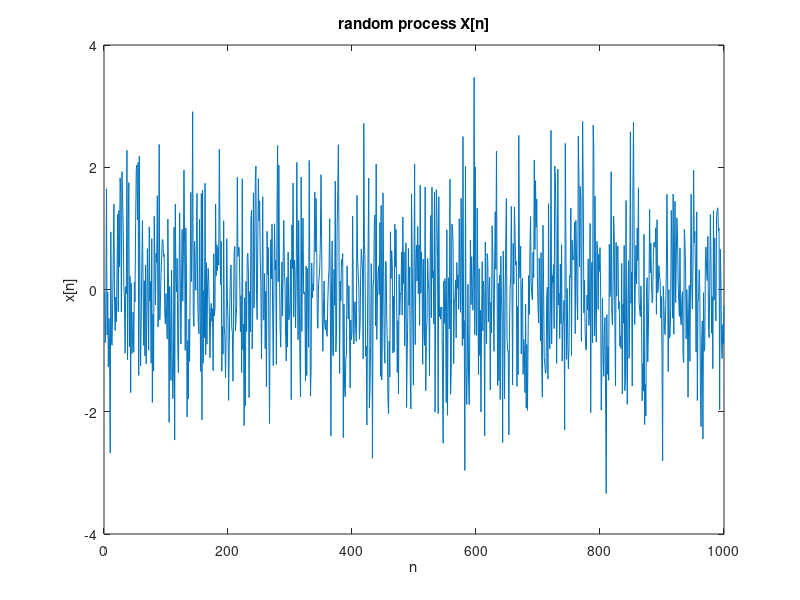
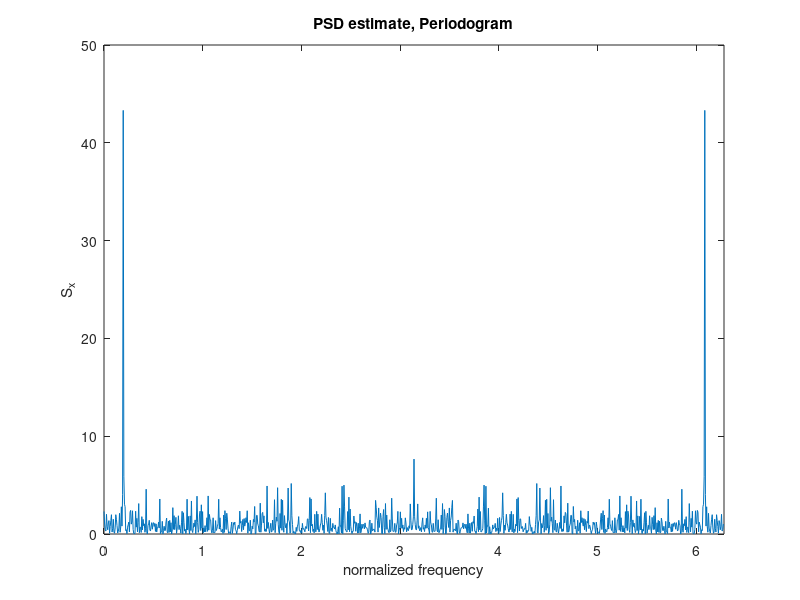
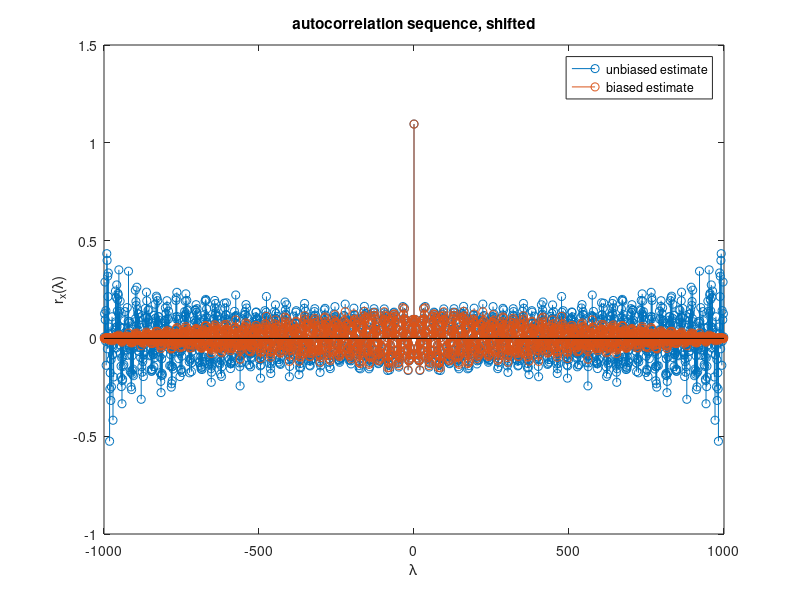
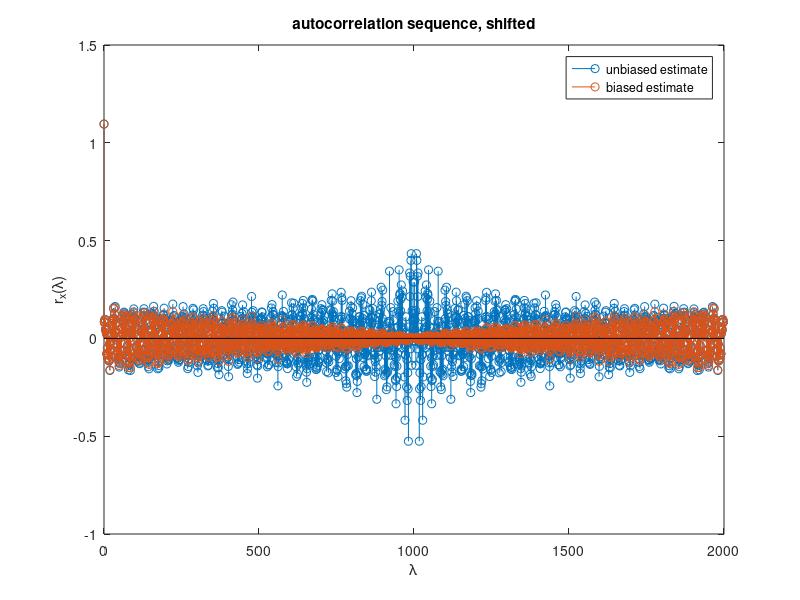

Recreate these plots in MATLAB, in order.
% estimating power spectral density using non-parametric methods
% Tanja Karp
clear; close all;

%% Initialize Variables
N=1000;             % length of sequence

%% Pick one of the following sequences
% real valued noise sequences
x11=randn(N,1);             % Gaussian, zero mean, variance of 1
x12=(-1).^randi([0,1],N);   % -1, 1 each of probability 0.5
x13=4*rand(N,1)-2;          % uniformly distributed [-2 2)

%real valued sinusoidal sequences
A=rand(1); w0=2*pi*rand(1); phi=2*pi*rand(1);
x21=A*cos(w0*(0:N-1)+phi).'; % cosine of random amplitude, frequency and phase shift
x22=cos(pi/16*(0:N-1)+phi).'; % cosine of random phase shift w0=pi/16
x23=cos(1.1*pi/16*(0:N-1)+phi).'; % cosine of random phase shift w0=2*pi/16

%complex valued sinusoidal sequences
x31=exp(1i*pi/16*(0:N-1)+1i*phi).'; %complex exponential of frequency w0=pi/16
x32=exp(1i*1.3*pi/16*(0:N-1)+1i*phi).'; %complex exponential of frequency w0=1.3*pi/16

x=x11+x22/2;    %choose which of the above random sequences you want to use

%graph sequence in time domain
figure
plot(x)
xlabel('n')
ylabel('x[n]')
title('random process X[n]')

%% Periodogram method

% calculate N points in frequency domain
SpN=(1/N)*abs(fft(x)).^2;
w=((0:N-1)/N*2*pi);  % frequency range for periodogram(row vector)

figure
plot(w,SpN)
xlim([0,2*pi])
xlabel('normalized frequency')
ylabel('S_x')
title('PSD estimate, Periodogram')

%% Correlogram method: Calculate autocorrelation function and then FFT of it

rx_biased=xcorr(x,x,[],'biased');
rx_unbiased=xcorr(x,x,[],'unbiased');

figure
stem(-(N-1):(N-1),rx_unbiased)
hold on
stem(-(N-1):(N-1),rx_biased)
hold off
xlabel('\lambda')
ylabel('r_x(\lambda)')
title('autocorrelation sequence, shifted')
legend('unbiased estimate','biased estimate')

% create autocorrelation vector of length 2*N-1 with lambda=0 in first value
rx_biased=ifftshift(rx_biased);
rx_unbiased=ifftshift(rx_unbiased);

figure
stem(0:2*(N-1),rx_unbiased)
hold on
stem(0:2*(N-1),rx_biased)
hold off
xlabel('\lambda')
ylabel('r_x(\lambda)')
title('autocorrelation sequence, shifted')
legend('unbiased estimate','biased estimate')


%calculate PSD
Sx_unbiased=fft(rx_unbiased);
Sx_biased=fft(rx_biased);


w=((0:length(Sx_unbiased)-1)/length(Sx_unbiased)*2*pi);  % frequency range

figure
plot(w,Sx_unbiased)
hold on
plot(w,Sx_biased)
hold off
xlim([0,2*pi])
grid
xlabel('normalized frequency')
ylabel('S_x')
title('PSD estimate, Correlogram')
legend('unbiased','biased')

%% Blackman-Tukey Method: calculate autocorrelation up to index lambda_max, 
% apply window of size 2*lambda_max+1, then zero-pad and FFT

lambda_max=10;
Nfft=1024;
my_window=bartlett(2*lambda_max+1);
my_window=rectwin(2*lambda_max+1);

rx_biased=xcorr(x,x,lambda_max,'biased');

figure
stem(-lambda_max:lambda_max,rx_biased)

xlabel('\lambda')
ylabel('r_x(\lambda)')
title('autocorrelation sequence')
legend('unbiased estimate up to lag \lambda_{max}')

% apply window to autocorrelation function
rx_win=my_window.*rx_biased;

%create autocorrelation function of length Nfft with lambda=0 first

rBT_Nfft(1:lambda_max+1)=rx_win(lambda_max+1:2*lambda_max+1);
rBT_Nfft(Nfft-lambda_max+1:Nfft)=rx_win(1:lambda_max);

%PSD calculation via fft
Sx_BT=fft(rBT_Nfft,Nfft);

w=((0:length(Sx_BT)-1)/length(Sx_BT)*2*pi);  % frequency range

figure
plot(w,Sx_BT)
xlim([0,2*pi])
grid
xlabel('normalized frequency')
ylabel('S_x')
title('PSD estimate, Blackman-Tukey Method')

%% Bartlett method (no window, no overlap)
Nblock=100;     % block length

xblock=zeros(Nblock,ceil(N/Nblock));
xblock(1:N)=x;
Sx_B=1/ceil(N/Nblock)*sum((1/Nblock)*abs(fft(xblock)).^2,2);

w=((0:length(Sx_B)-1)/length(Sx_B)*2*pi);  % frequency range

figure
plot(w,Sx_B)
xlim([0,2*pi])
grid
xlabel('normalized frequency')
ylabel('S_x')
title('PSD estimate, Bartlett Method')

%% Welch method (window and overlapping blocks)
Nblock=100;     % block length (samples)
Nstep=70;       % overlap (samples)

my_window=rectwin(Nblock).';

ii=0;
Sx_W(1:Nblock)=0;

while ii*Nstep+Nblock<=N
    xblock=x(ii*Nstep+1:ii*Nstep+Nblock).*my_window;
    Sxblock=1/Nblock*abs(fft(xblock)).^2;
    Sx_W=Sx_W+Sxblock;
    ii=ii+1;
end
Sx_W=Sx_W/ii/mean(my_window.^2);
    
figure
plot(w,Sx_W)
xlim([0,2*pi])
grid
xlabel('normalized frequency')
ylabel('S_x')
title('PSD estimate, Welch Method')    

